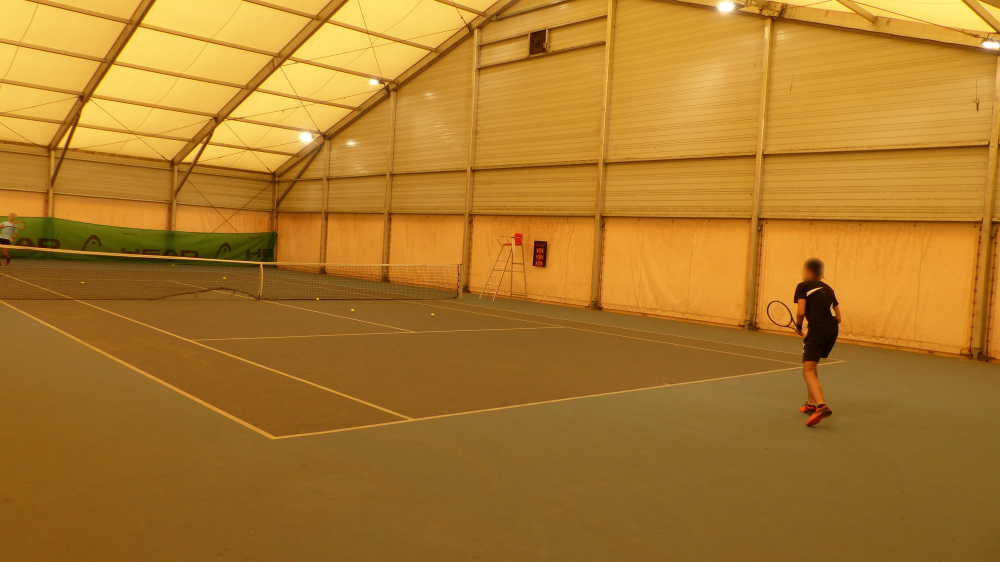
#> input picture 01-Images/P1140706.jpg, 4000 x 2248 px (shown at 1/4 size)
$ python ball_detection.py
#> lines starting #> are read from the running program, lines starting #| are printed output that depends on the picture; after the words box and inside, x2 and y2 are one past the last pixel; in counts of white or black regions, pixels touching at a corner belong together
import cv2
import numpy as np

def detect_tennis_balls(image_path, scale_percent=25):
    # Charger l'image
#> called with image_path = '../01-Images/P1140706.jpg', scale_percent = 25
    image = cv2.imread(image_path)
#> image is the input picture: shape (2248, 4000, 3); mean B, G, R 41.2, 121.6, 172.9
    if image is None:
        print("Erreur lors de la lecture de l'image.")
        return

    # Convertir en espace de couleur HSV
    hsv_image = cv2.cvtColor(image, cv2.COLOR_BGR2HSV)
#> hsv_image: shape (2248, 4000, 3); mean H, S, V 18.4, 197, 172.9

    # Définir les plages de couleur pour le jaune fluorescent
    lower_yellow = np.array([20, 100, 100])
    upper_yellow = np.array([30, 255, 255])

    # Créer un masque pour les zones jaunes
    mask = cv2.inRange(hsv_image, lower_yellow, upper_yellow)
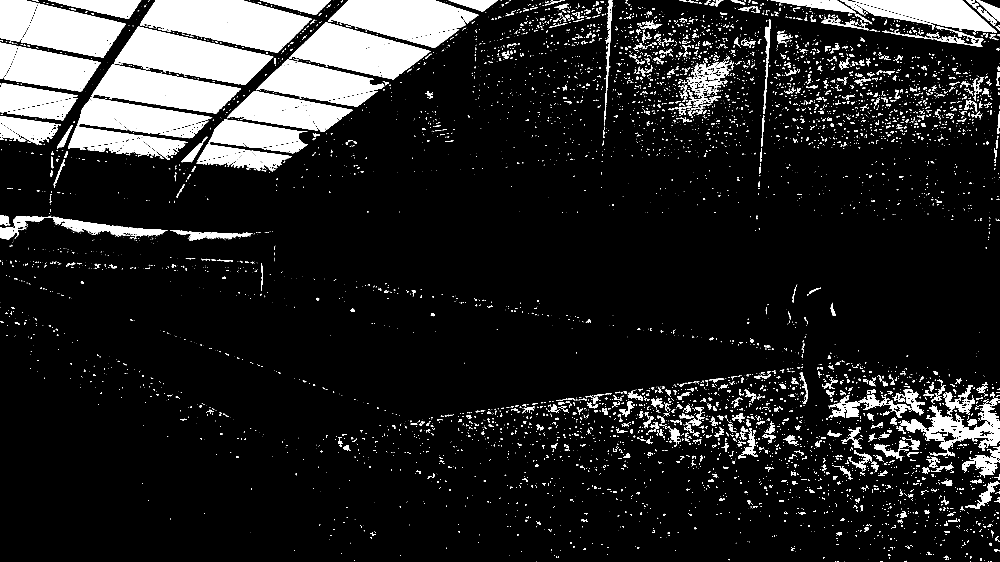
#> mask: shape (2248, 4000) (shown at 1/4 size); 12.4% white; 7962 white regions (5909 under 20 px), largest, box (x1, y1, x2, y2) and area: (560, 0, 1247, 211) 89440, (457, 106, 1093, 339) 77769, (1156, 90, 1723, 318) 65731

    # Opérations morphologiques pour éliminer le bruit
    kernel = np.ones((5, 5), np.uint8)
    mask = cv2.morphologyEx(mask, cv2.MORPH_CLOSE, kernel)
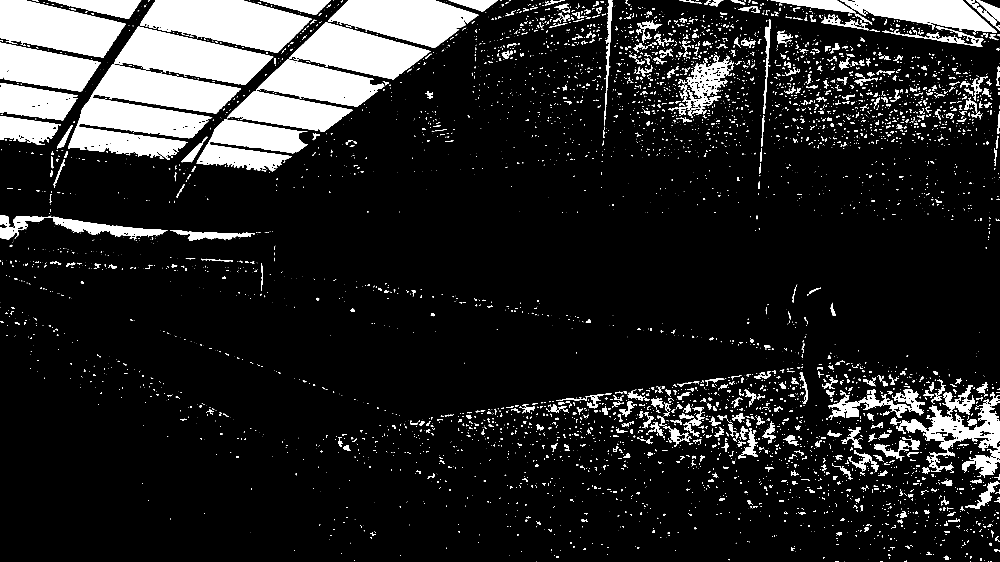
#> mask: shape (2248, 4000) (shown at 1/4 size); 13.1% white; 5310 white regions (3615 under 20 px), largest, box (x1, y1, x2, y2) and area: (272, 258, 963, 639) 144473, (909, 238, 1537, 526) 95273, (560, 0, 1247, 211) 90024
    mask = cv2.morphologyEx(mask, cv2.MORPH_OPEN, kernel)
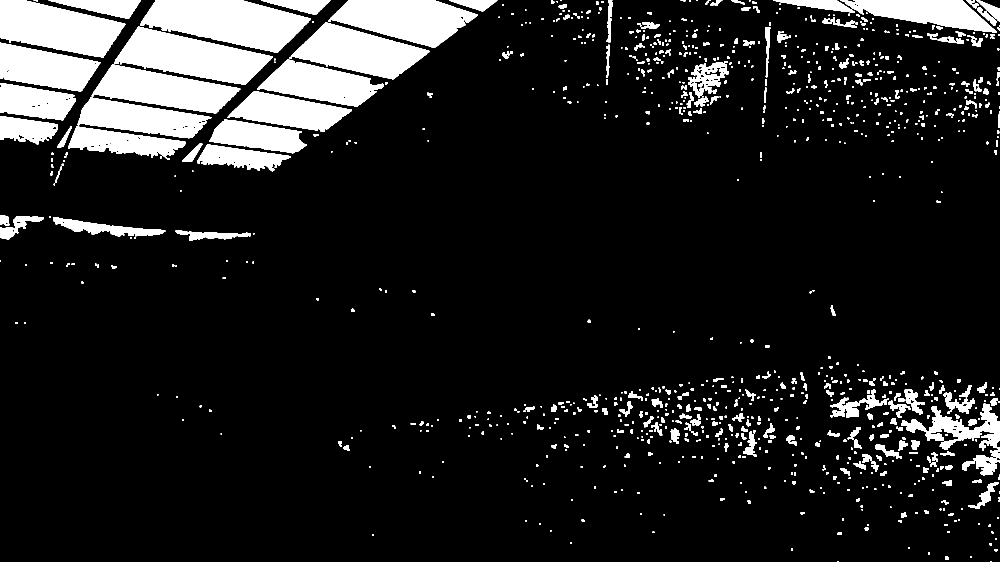
#> mask: shape (2248, 4000) (shown at 1/4 size); 12% white; 1089 white regions, largest, box (x1, y1, x2, y2) and area: (561, 0, 1244, 211) 89852, (458, 107, 1091, 339) 78066, (0, 0, 501, 231) 74317

    # Trouver les cercles via Hough Circles
    circles = cv2.HoughCircles(mask, cv2.HOUGH_GRADIENT, 1, 50,
                               param1=50, param2=15, minRadius=10, maxRadius=40)
#> circles = [[2811.5, 362.5, 30.5], [3606.5, 1632.5, 17.1], [3409.5, 253.5, 28.8], [2877.5, 287.5, 17.7]]

    if circles is not None:
        circles = np.uint16(np.around(circles))
#> circles = [[2812, 362, 30], [3606, 1632, 17], [3410, 254, 29], [2878, 288, 18]]
        for i in circles[0, :]:
            # Dessiner les cercles et les centres
            cv2.circle(image, (i[0], i[1]), i[2], (0, 255, 0), 2)
            cv2.circle(image, (i[0], i[1]), 2, (0, 0, 255), 3)
#> this loop made 4 passes

    # Redimensionner l'image pour la visualiser entièrement
    width = int(image.shape[1] * scale_percent / 100)
#> width = 1000
    height = int(image.shape[0] * scale_percent / 100)
#> height = 562
    resized_image = cv2.resize(image, (width, height), interpolation=cv2.INTER_AREA)
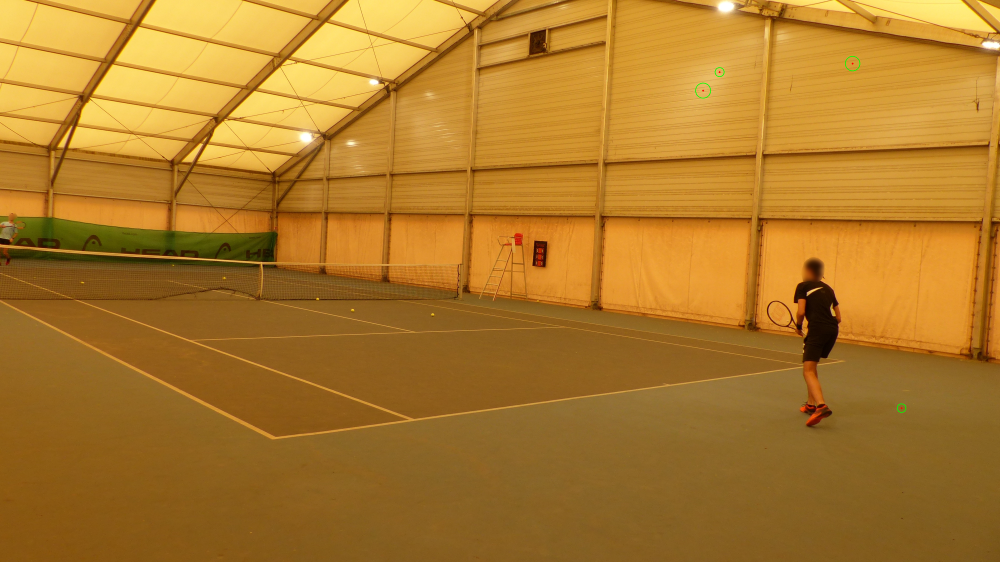
#> resized_image: shape (562, 1000, 3); mean B, G, R 41.2, 121.6, 172.8

    # Afficher l'image redimensionnée
    cv2.imshow('Detected Tennis Balls', resized_image)
    cv2.waitKey(0)
    cv2.destroyAllWindows()

    # Optionnellement, retourner les cercles détectés
    return circles
# Test du script avec une image
detect_tennis_balls('../01-Images/P1140706.jpg', scale_percent=25)

$ run again, with 01-Images/P1140765.jpg copied over 01-Images/P1140706.jpg
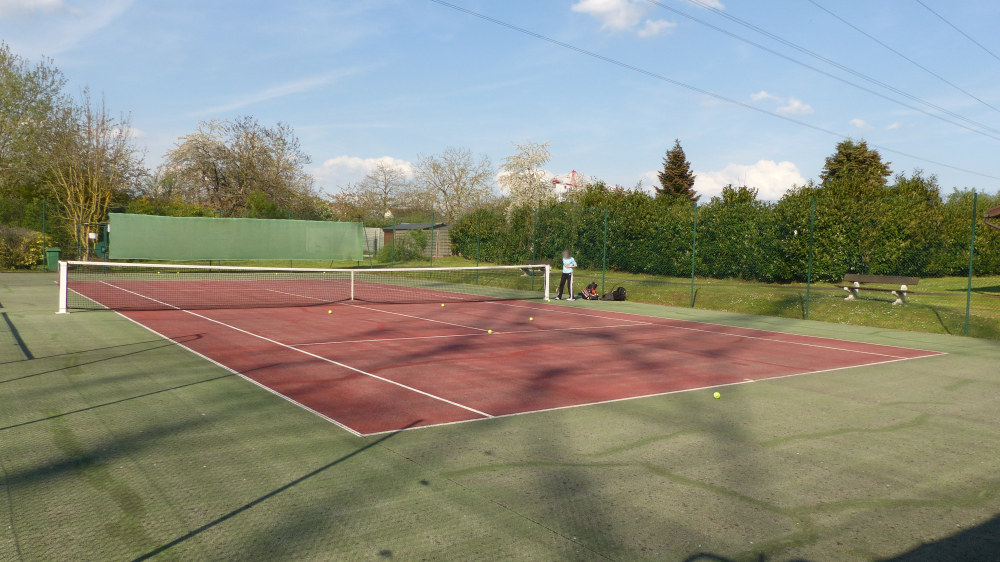
#> input picture 01-Images/P1140765.jpg, 4000 x 2248 px (shown at 1/4 size)
#> in detect_tennis_balls, image is the input picture: shape (2248, 4000, 3); mean B, G, R 125.4, 140, 139
#> hsv_image: shape (2248, 4000, 3); mean H, S, V 50.1, 82.7, 156.2
#> in detect_tennis_balls, `mask = cv2.morphologyEx(mask, cv2.MORPH_OPEN, kernel)`:
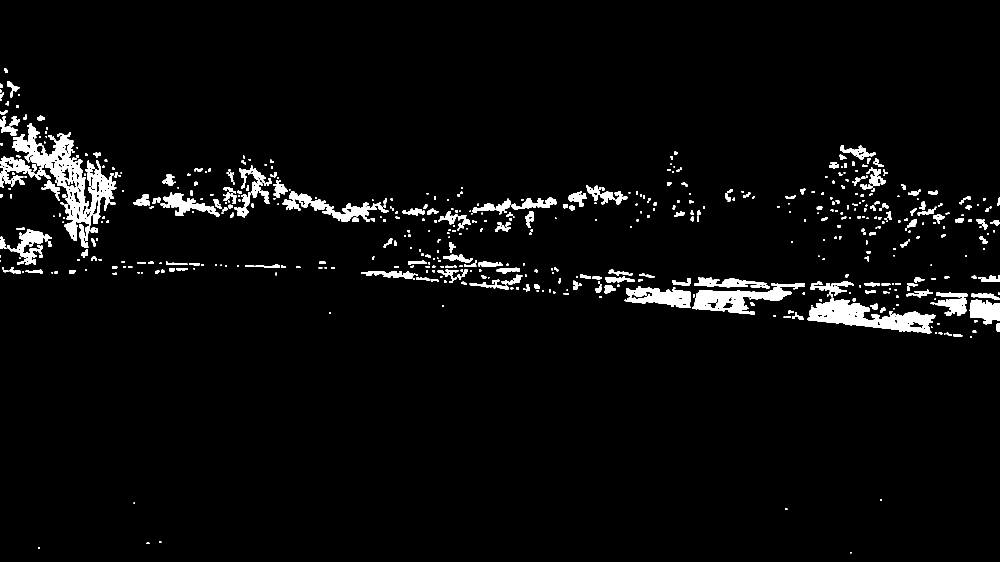
#> mask: shape (2248, 4000) (shown at 1/4 size); 3.4% white; 634 white regions (1 under 20 px), largest, box (x1, y1, x2, y2) and area: (49, 494, 465, 964) 46122, (3230, 1194, 3741, 1333) 31543, (2768, 1150, 3166, 1258) 19751
#> in detect_tennis_balls, `circles = cv2.HoughCircles(mask, cv2.HOUGH_GRADIENT, 1, 50, param1=50,..`: circles = [[975.5, 817.5, 33.8], [249.5, 772.5, 29.3], [338.5, 848.5, 23.6], [304.5, 742.5, 29.3], [1043.5, 736.5, 11.8], [1222.5, 806.5, 23.4], [47.5, 697.5, 16.8], [927.5, 782.5, 15.5], [3454.5, 620.5, 19.1], [1798.5, 1087.5, 13], [264.5, 862.5, 13.8], [158.5, 695.5, 11.8]]
#> in detect_tennis_balls, `circles = np.uint16(np.around(circles))`: circles = [[976, 818, 34], [250, 772, 29], [338, 848, 24], [304, 742, 29], [1044, 736, 12], [1222, 806, 23], [48, 698, 17], [928, 782, 16], [3454, 620, 19], [1798, 1088, 13], [264, 862, 14], [158, 696, 12]]
#> the loop in detect_tennis_balls, `for i in circles[0, :]:` made 12 passes
#> in detect_tennis_balls, `resized_image = cv2.resize(image, (width, height), interpolation=cv2.I..`:
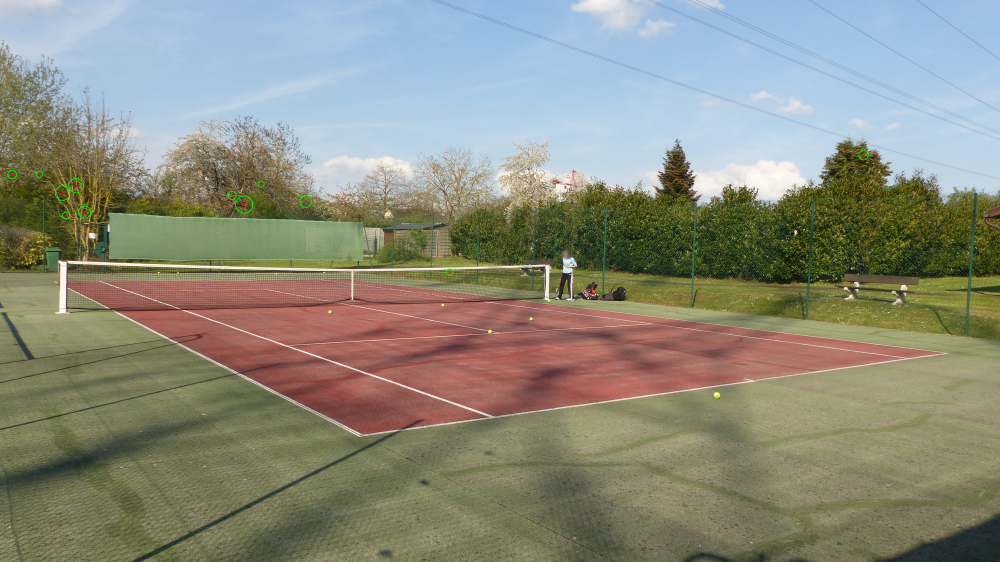
#> resized_image: shape (562, 1000, 3); mean B, G, R 125.4, 140.1, 139
